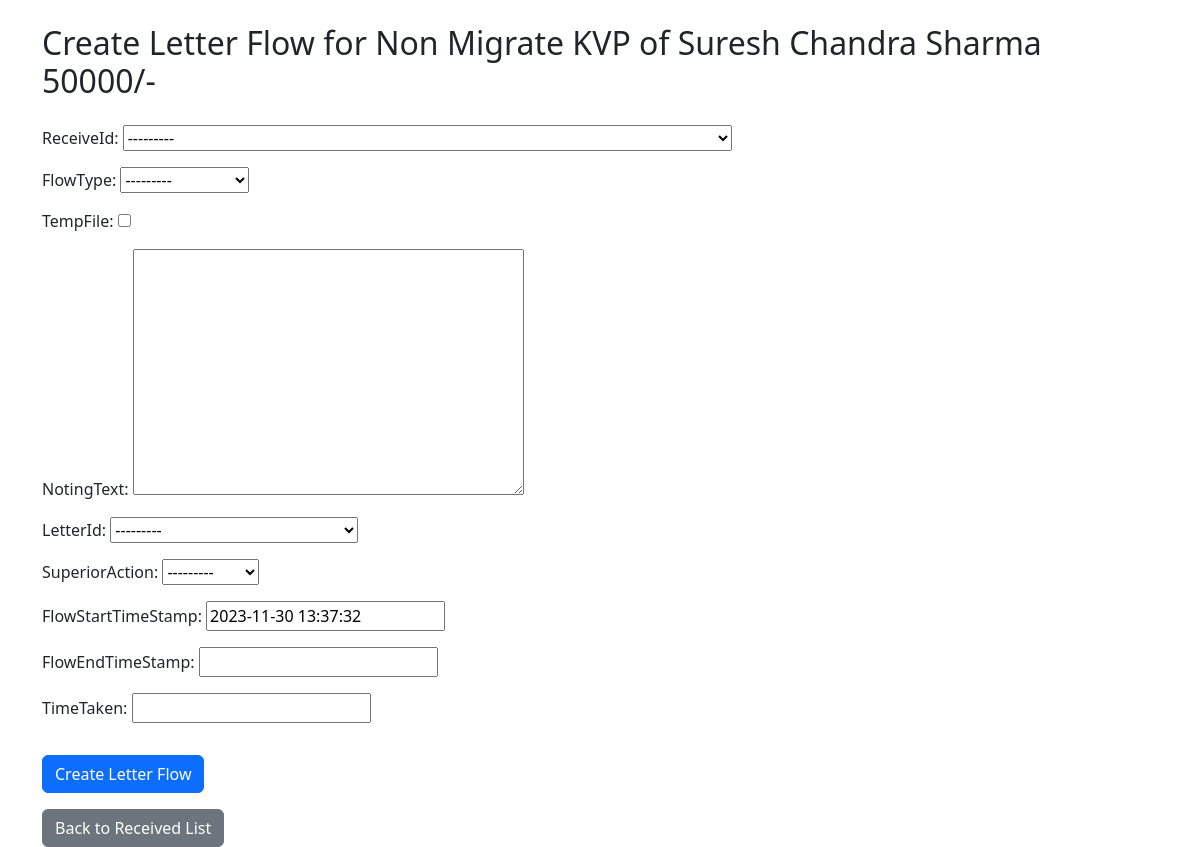
Screenshot of /eFile/create_letter_flow/1/ with the database file from the repository.
### eFile/models.py (models this page shows, shortened)
class Received(models.Model):
    URGENCY_CHOICES = [
        ('Normal', 'Normal'),
        ('Urgent', 'Urgent'),
        ('MostUrgent', 'Most Urgent'),
    ]
    ReceiveId = models.AutoField(primary_key=True)
    ReceiveDate = models.DateField()
    Sender = models.ForeignKey(Senders, on_delete=models.CASCADE, default='1')
    LetterNo = models.CharField(max_length=50, blank=True,null=True)
    LetterDate = models.DateField()
    LetterSubject = models.CharField(max_length=255)
    LetterDetail= RichTextField(blank=True, null= True)
    Urgency = models.CharField(max_length=15, choices=URGENCY_CHOICES)
    DueDate = models.DateField(null=True, blank=True)
    Status = models.CharField(max_length=20, default='Letter Received')
    def __str__(self):
        return f"Received on {self.ReceiveDate} - {self.LetterSubject}"

class FlowType(models.Model):
    FlowId = models.AutoField(primary_key=True)
    FlowType = models.CharField(max_length=50)
    Remark = models.TextField(null=True, blank= True)
    def __str__(self):
        return self.FlowType

class IssueLetter(models.Model):
    URGENCY_CHOICES = [
        ('Normal', 'Normal'),
        ('Urgent', 'Urgent'),
        ('MostUrgent', 'Most Urgent'),
    ]
    LetterId = models.AutoField(primary_key=True)
    LetterDate = models.DateField(null=True, blank=True)
    LetterSubject = models.CharField(max_length=255)
    LetterText = models.TextField(null=True, blank=True)
    Urgency = models.CharField(max_length=15, choices=URGENCY_CHOICES)
    FileId = models.ForeignKey(FileInfo, on_delete=models.CASCADE)
    def __str__(self):
        return self.LetterSubject

### eFile/views.py (the view)
# urls.py: path('create_letter_flow/<int:received_id>/', create_letter_flow, name='create_letter_flow'),
def create_letter_flow(request, received_id):
    received = get_object_or_404(Received, pk=received_id)
    if request.method == 'POST':
        form = VerifyForm(request.POST)
        if form.is_valid():
            letter_flow = form.save(commit=False)
            letter_flow.ReceiveId = received
            letter_flow.save()
            return redirect('received_list_with_status')
    else:
        form = VerifyForm()
    context = {
        'form': form,
        'received': received,
    }
    return render(request, 'eFile/create_letter_flow.html', context)

### eFile/forms.py
class VerifyForm(forms.ModelForm):
    class Meta:
        model = LetterFlow
        fields = '__all__'

### templates/eFile/create_letter_flow.html (shortened to what this page needs)
{% extends 'eFile/base.html' %}
{% block content %}
  <h2 class="mb-4">Create Letter Flow for {{ received.LetterSubject }}</h2>
  <form method="post" action="{% url 'create_letter_flow' received.id %}">
    {{ form.as_p }}
    <button type="submit" class="btn btn-primary mt-3">Create Letter Flow</button>
  </form>
  <a class="btn btn-secondary mt-3" href="{% url 'received_list_with_status' %}">Back to Received List</a>
{% endblock %}

### rows the page displays
Received: LetterSubject "Non Migrate KVP of Suresh Chandra Sharma 50000/-", ReceiveId "---------"
FlowType: FlowType "---------"
IssueLetter: LetterId "---------"
